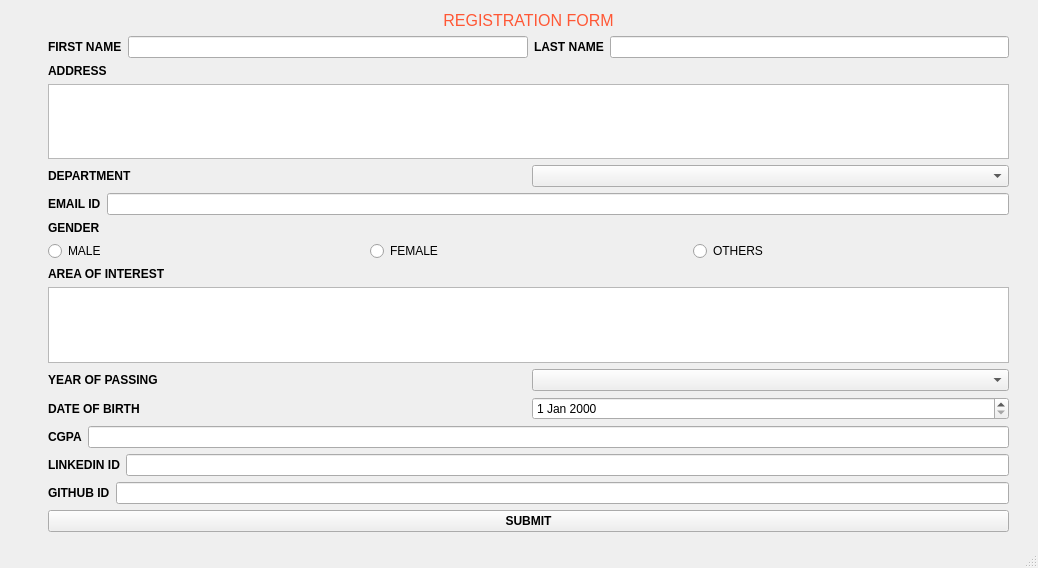
<?xml version="1.0" encoding="UTF-8"?>
<ui version="4.0">
 <class>MainWindow</class>
 <widget class="QMainWindow" name="MainWindow">
  <property name="geometry">
   <rect>
    <x>0</x>
    <y>0</y>
    <width>1038</width>
    <height>568</height>
   </rect>
  </property>
  <property name="windowTitle">
   <string>MainWindow</string>
  </property>
  <widget class="QWidget" name="centralwidget">
   <widget class="QWidget" name="">
    <property name="geometry">
     <rect>
      <x>48</x>
      <y>11</y>
      <width>961</width>
      <height>521</height>
     </rect>
    </property>
    <layout class="QVBoxLayout" name="verticalLayout_4">
     <item>
      <layout class="QVBoxLayout" name="verticalLayout_2">
       <item>
        <widget class="QLabel" name="label">
         <property name="font">
          <font>
           <family>MS Shell Dlg 2</family>
           <pointsize>12</pointsize>
           <weight>50</weight>
           <italic>false</italic>
           <bold>false</bold>
           <underline>false</underline>
          </font>
         </property>
         <property name="layoutDirection">
          <enum>Qt::RightToLeft</enum>
         </property>
         <property name="styleSheet">
          <string notr="true">QLabel{color: rgb(255, 87, 53);
font: 87 8pt &quot;Arial Black&quot;;
font: 12pt &quot;MS Shell Dlg 2&quot;;}</string>
         </property>
         <property name="text">
          <string>REGISTRATION FORM</string>
         </property>
         <property name="textFormat">
          <enum>Qt::PlainText</enum>
         </property>
         <property name="scaledContents">
          <bool>false</bool>
         </property>
         <property name="alignment">
          <set>Qt::AlignCenter</set>
         </property>
        </widget>
       </item>
       <item>
        <layout class="QHBoxLayout" name="horizontalLayout">
         <item>
          <widget class="QLabel" name="label_2">
           <property name="font">
            <font>
             <weight>75</weight>
             <bold>true</bold>
            </font>
           </property>
           <property name="text">
            <string>FIRST NAME</string>
           </property>
          </widget>
         </item>
         <item>
          <widget class="QLineEdit" name="lineEdit"/>
         </item>
         <item>
          <widget class="QLabel" name="label_3">
           <property name="font">
            <font>
             <weight>75</weight>
             <bold>true</bold>
            </font>
           </property>
           <property name="text">
            <string>LAST NAME</string>
           </property>
          </widget>
         </item>
         <item>
          <widget class="QLineEdit" name="lineEdit_2"/>
         </item>
        </layout>
       </item>
       <item>
        <layout class="QVBoxLayout" name="verticalLayout">
         <item>
          <widget class="QLabel" name="label_4">
           <property name="font">
            <font>
             <weight>75</weight>
             <bold>true</bold>
            </font>
           </property>
           <property name="text">
            <string>ADDRESS</string>
           </property>
          </widget>
         </item>
         <item>
          <widget class="QTextEdit" name="textEdit"/>
         </item>
         <item>
          <layout class="QHBoxLayout" name="horizontalLayout_2">
           <item>
            <widget class="QLabel" name="label_5">
             <property name="font">
              <font>
               <weight>75</weight>
               <bold>true</bold>
              </font>
             </property>
             <property name="text">
              <string>DEPARTMENT</string>
             </property>
            </widget>
           </item>
           <item>
            <widget class="QComboBox" name="comboBox">
             <property name="currentIndex">
              <number>-1</number>
             </property>
             <item>
              <property name="text">
               <string>CSE</string>
              </property>
             </item>
             <item>
              <property name="text">
               <string>ECE</string>
              </property>
             </item>
             <item>
              <property name="text">
               <string>EEE</string>
              </property>
             </item>
             <item>
              <property name="text">
               <string>IT</string>
              </property>
             </item>
             <item>
              <property name="text">
               <string>MECH</string>
              </property>
             </item>
             <item>
              <property name="text">
               <string>CIVIL</string>
              </property>
             </item>
             <item>
              <property name="text">
               <string/>
              </property>
             </item>
            </widget>
           </item>
          </layout>
         </item>
        </layout>
       </item>
      </layout>
     </item>
     <item>
      <layout class="QHBoxLayout" name="horizontalLayout_4">
       <item>
        <widget class="QLabel" name="label_6">
         <property name="font">
          <font>
           <weight>75</weight>
           <bold>true</bold>
          </font>
         </property>
         <property name="text">
          <string>EMAIL ID</string>
         </property>
        </widget>
       </item>
       <item>
        <widget class="QLineEdit" name="lineEdit_3"/>
       </item>
      </layout>
     </item>
     <item>
      <widget class="QLabel" name="label_7">
       <property name="font">
        <font>
         <weight>75</weight>
         <bold>true</bold>
        </font>
       </property>
       <property name="text">
        <string>GENDER</string>
       </property>
      </widget>
     </item>
     <item>
      <layout class="QHBoxLayout" name="horizontalLayout_3">
       <item>
        <widget class="QRadioButton" name="radioButton">
         <property name="text">
          <string>MALE</string>
         </property>
        </widget>
       </item>
       <item>
        <widget class="QRadioButton" name="radioButton_2">
         <property name="text">
          <string>FEMALE</string>
         </property>
        </widget>
       </item>
       <item>
        <widget class="QRadioButton" name="radioButton_3">
         <property name="text">
          <string>OTHERS</string>
         </property>
        </widget>
       </item>
      </layout>
     </item>
     <item>
      <layout class="QVBoxLayout" name="verticalLayout_3">
       <item>
        <widget class="QLabel" name="label_8">
         <property name="font">
          <font>
           <weight>75</weight>
           <bold>true</bold>
          </font>
         </property>
         <property name="text">
          <string>AREA OF INTEREST</string>
         </property>
        </widget>
       </item>
       <item>
        <widget class="QTextEdit" name="textEdit_2"/>
       </item>
      </layout>
     </item>
     <item>
      <layout class="QHBoxLayout" name="horizontalLayout_5">
       <item>
        <widget class="QLabel" name="label_9">
         <property name="font">
          <font>
           <weight>75</weight>
           <bold>true</bold>
          </font>
         </property>
         <property name="text">
          <string>YEAR OF PASSING</string>
         </property>
        </widget>
       </item>
       <item>
        <widget class="QComboBox" name="comboBox_2">
         <property name="currentIndex">
          <number>-1</number>
         </property>
         <item>
          <property name="text">
           <string>2021</string>
          </property>
         </item>
         <item>
          <property name="text">
           <string>2022</string>
          </property>
         </item>
         <item>
          <property name="text">
           <string>2023</string>
          </property>
         </item>
        </widget>
       </item>
      </layout>
     </item>
     <item>
      <layout class="QHBoxLayout" name="horizontalLayout_6">
       <item>
        <widget class="QLabel" name="label_10">
         <property name="font">
          <font>
           <weight>75</weight>
           <bold>true</bold>
          </font>
         </property>
         <property name="text">
          <string>DATE OF BIRTH</string>
         </property>
        </widget>
       </item>
       <item>
        <widget class="QDateEdit" name="dateEdit"/>
       </item>
      </layout>
     </item>
     <item>
      <layout class="QHBoxLayout" name="horizontalLayout_7">
       <item>
        <widget class="QLabel" name="label_11">
         <property name="font">
          <font>
           <weight>75</weight>
           <bold>true</bold>
          </font>
         </property>
         <property name="text">
          <string>CGPA</string>
         </property>
        </widget>
       </item>
       <item>
        <widget class="QLineEdit" name="lineEdit_4"/>
       </item>
      </layout>
     </item>
     <item>
      <layout class="QHBoxLayout" name="horizontalLayout_8">
       <item>
        <widget class="QLabel" name="label_12">
         <property name="font">
          <font>
           <weight>75</weight>
           <bold>true</bold>
          </font>
         </property>
         <property name="text">
          <string>LINKEDIN ID</string>
         </property>
        </widget>
       </item>
       <item>
        <widget class="QLineEdit" name="lineEdit_5"/>
       </item>
      </layout>
     </item>
     <item>
      <layout class="QHBoxLayout" name="horizontalLayout_9">
       <item>
        <widget class="QLabel" name="label_13">
         <property name="font">
          <font>
           <weight>75</weight>
           <bold>true</bold>
          </font>
         </property>
         <property name="text">
          <string>GITHUB ID</string>
         </property>
        </widget>
       </item>
       <item>
        <widget class="QLineEdit" name="lineEdit_6"/>
       </item>
      </layout>
     </item>
     <item>
      <widget class="QPushButton" name="pushButton">
       <property name="font">
        <font>
         <weight>75</weight>
         <bold>true</bold>
        </font>
       </property>
       <property name="styleSheet">
        <string notr="true">QPushButton{rgb(0, 255, 0)}</string>
       </property>
       <property name="text">
        <string>SUBMIT</string>
       </property>
      </widget>
     </item>
    </layout>
   </widget>
  </widget>
  <widget class="QStatusBar" name="statusbar"/>
 </widget>
 <resources/>
 <connections/>
</ui>
